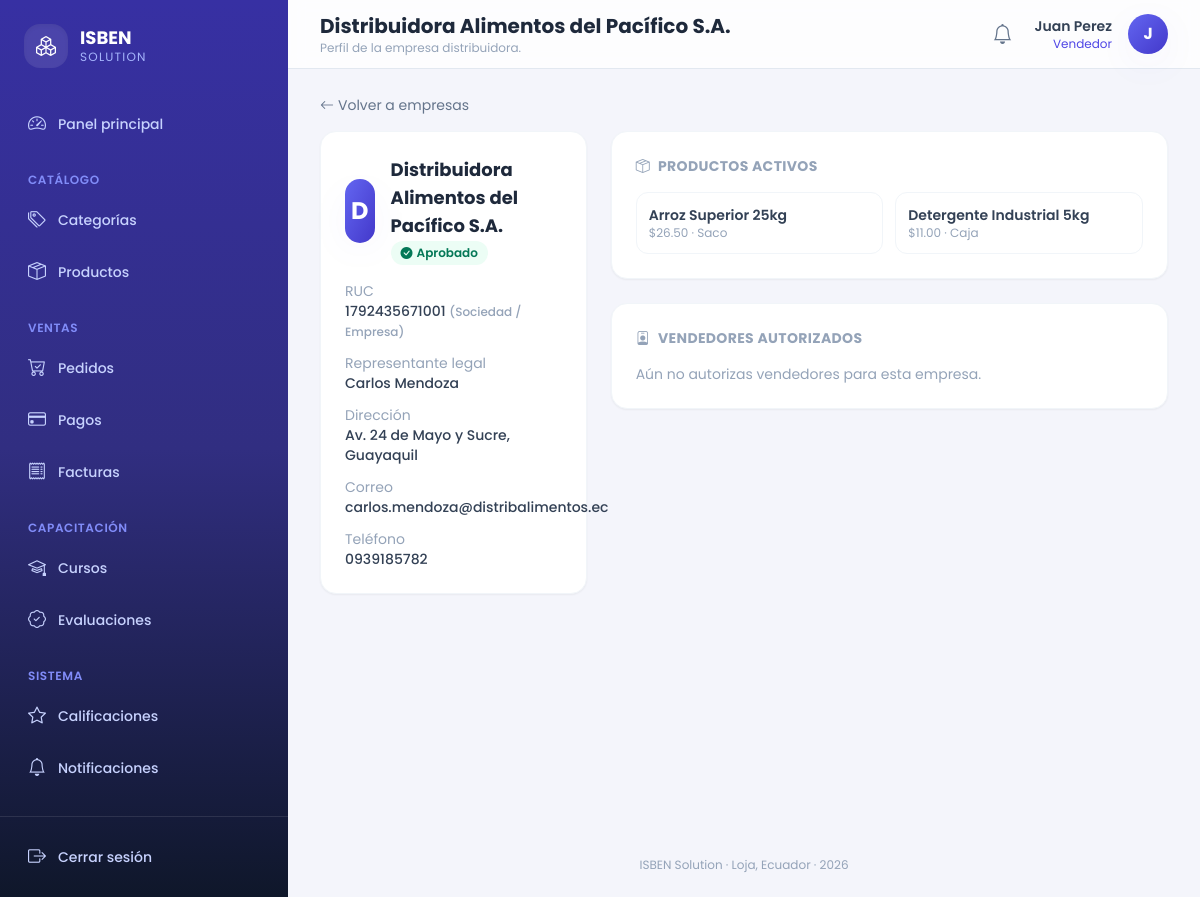
/empresas/1/ (signed in), run on the app's committed database.
### core/models.py (models this page shows, shortened)
class Empresa(models.Model):
    usuario             = models.OneToOneField(Usuario, on_delete=models.CASCADE,
                                               related_name='empresa')
    ruc                 = models.CharField(max_length=13, unique=True)
    razon_social        = models.CharField(max_length=200)
    representante_legal = models.CharField(max_length=200)
    direccion           = models.TextField()
    logo_url            = models.URLField(blank=True)
    estado              = models.CharField(max_length=20, choices=ESTADO_APROBACION,
                                           default='pendiente')
    fecha_verificacion  = models.DateTimeField(null=True, blank=True)
    class Meta:
        verbose_name = 'Empresa'
        verbose_name_plural = 'Empresas'
    def get_tipo_ruc(self):
        if len(self.ruc) < 3:
            return "RUC inválido"
        tercer_digito = int(self.ruc[2])
        if tercer_digito <= 5:
            return "Persona Natural"
        elif tercer_digito == 6:
            return "Entidad Pública"
        elif tercer_digito == 9:
            return "Sociedad / Empresa"
        return "Desconocido"

class Usuario(AbstractUser):
    email    = models.EmailField(unique=True)
    telefono = models.CharField(max_length=20, blank=True)
    rol      = models.CharField(max_length=20, choices=ROL_USUARIO)
    fecha_actualizacion = models.DateTimeField(auto_now=True)
    REQUIRED_FIELDS = ['email', 'rol']
    class Meta:
        verbose_name = 'Usuario'
        verbose_name_plural = 'Usuarios'

class Producto(models.Model):
    nombre        = models.CharField(max_length=200)
    descripcion   = models.TextField(blank=True)
    precio_base   = models.DecimalField(max_digits=12, decimal_places=2)
    precio_venta  = models.DecimalField(max_digits=12, decimal_places=2)
    unidad_medida = models.CharField(max_length=50)
    activo        = models.BooleanField(default=True)
    empresa       = models.ForeignKey(Empresa, on_delete=models.CASCADE,
                                      related_name='productos')
    categoria     = models.ForeignKey(CategoriaProducto, on_delete=models.SET_NULL,
                                      null=True, blank=True, related_name='productos')
    fecha_creacion      = models.DateTimeField(auto_now_add=True)
    fecha_actualizacion = models.DateTimeField(auto_now=True)
    class Meta:
        verbose_name = 'Producto'
        verbose_name_plural = 'Productos'

### core/views.py (the view)
# urls.py: path('empresas/<int:pk>/', views.detalle_empresa, name='detalle_empresa'),
@login_required
def detalle_empresa(request, pk):
    empresa = get_object_or_404(Empresa, pk=pk)
    contexto = {
        'empresa': empresa,
        'productos': empresa.productos.filter(activo=True)[:8],
        'vendedores_autorizados': empresa.vendedores_aprobados.all()[:8],
    }
    return render(request, 'core/empresas/detalle.html', contexto)

### core/context_processors.py (called while the page is built)
def notificaciones(request):
    if request.user.is_authenticated:
        return {
            'notificaciones_no_leidas_global': request.user.notificaciones.filter(leida=False).count(),
        }
    return {}

### core/templates/core/empresas/detalle.html (shortened to what this page needs)
{% extends 'core/master.html' %}
{% block header_title %}{{ empresa.razon_social }}{% endblock %}
{% block header_subtitle %}Perfil de la empresa distribuidora.{% endblock %}
{% block content %}
<a href="{% url 'lista_empresas' %}" class="mb-4 inline-flex items-center gap-1 text-sm text-slate-500 hover:text-brand-600"><i class="bi bi-arrow-left"></i> Volver a empresas</a>
<div class="grid grid-cols-1 gap-6 lg:grid-cols-3">
  <div class="rounded-2xl border border-slate-100 bg-white p-6 shadow-sm lg:col-span-1">
    <div class="mb-4 flex items-center gap-4">
      <div class="grid h-16 w-16 place-items-center rounded-2xl bg-gradient-to-br from-brand-500 to-brand-700 text-2xl font-bold text-white shadow-soft">
        {{ empresa.razon_social|slice:":1" }}
      </div>
      <div>
        <h2 class="text-lg font-bold text-slate-800">{{ empresa.razon_social }}</h2>
        {% include 'core/partials/_badge_estado.html' with estado=empresa.estado %}
      </div>
    </div>
    <dl class="space-y-3 text-sm">
      <div><dt class="text-slate-400">RUC</dt><dd class="font-medium text-slate-700">{{ empresa.ruc }} <span class="text-xs text-slate-400">({{ empresa.get_tipo_ruc }})</span></dd></div>
      <div><dt class="text-slate-400">Representante legal</dt><dd class="font-medium text-slate-700">{{ empresa.representante_legal }}</dd></div>
      <div><dt class="text-slate-400">Dirección</dt><dd class="font-medium text-slate-700">{{ empresa.direccion }}</dd></div>
      <div><dt class="text-slate-400">Correo</dt><dd class="font-medium text-slate-700">{{ empresa.usuario.email }}</dd></div>
      <div><dt class="text-slate-400">Teléfono</dt><dd class="font-medium text-slate-700">{{ empresa.usuario.telefono|default:"—" }}</dd></div>
    </dl>
  </div>
  <div class="space-y-6 lg:col-span-2">
    <div class="rounded-2xl border border-slate-100 bg-white p-6 shadow-sm">
      <h3 class="mb-4 flex items-center gap-2 text-sm font-bold uppercase tracking-wide text-slate-400"><i class="bi bi-box-seam"></i> Productos activos</h3>
      {% if productos %}
      <div class="grid grid-cols-1 gap-3 sm:grid-cols-2">
        {% for producto in productos %}
        <a href="{% url 'detalle_producto' producto.pk %}" class="rounded-xl border border-slate-100 p-3 text-sm transition hover:border-brand-200 hover:bg-brand-50/40">
          <p class="font-semibold text-slate-700">{{ producto.nombre }}</p>
          <p class="text-xs text-slate-400">${{ producto.precio_venta }} · {{ producto.unidad_medida }}</p>
        </a>
        {% endfor %}
      </div>
      {% else %}
      <p class="text-sm text-slate-400">Esta empresa aún no registra productos.</p>
      {% endif %}
    </div>
    <div class="rounded-2xl border border-slate-100 bg-white p-6 shadow-sm">
      <h3 class="mb-4 flex items-center gap-2 text-sm font-bold uppercase tracking-wide text-slate-400"><i class="bi bi-person-badge"></i> Vendedores autorizados</h3>
      {% if vendedores_autorizados %}
      <ul class="divide-y divide-slate-100">
        {% for vendedor in vendedores_autorizados %}
        <li class="flex items-center justify-between py-2 text-sm">
          <a href="{% url 'detalle_vendedor' vendedor.pk %}" class="font-medium text-slate-700 hover:text-brand-600">{{ vendedor.usuario.get_full_name }}</a>
          <span class="text-xs text-slate-400">{{ vendedor.numero_identidad }}</span>
        </li>
        {% endfor %}
      </ul>
      {% else %}
      <p class="text-sm text-slate-400">Aún no autorizas vendedores para esta empresa.</p>
      {% endif %}
    </div>
  </div>
</div>
{% endblock %}

### core/templates/core/master.html (shortened to what this page needs)
{% load static %}
<!DOCTYPE html>
<html lang="es">
<head>
<script src="https://cdn.tailwindcss.com"></script>
<link rel="stylesheet" href="https://cdn.jsdelivr.net/npm/bootstrap-icons@1.11.3/font/bootstrap-icons.min.css">
<link rel="stylesheet" href="{% static 'core/css/estilos.css' %}">
</head>
<body class="font-sans text-slate-700 antialiased" x-data="{ sidebarOpen: false }">
{% if user.is_authenticated %}
<div class="flex min-h-screen">
  <aside
    class="fixed inset-y-0 left-0 z-40 w-72 transform bg-gradient-to-b from-brand-800 via-brand-900 to-slate-900 text-indigo-100 transition-transform duration-300 lg:static lg:translate-x-0"
    :class="sidebarOpen ? 'translate-x-0' : '-translate-x-full'">
    <div class="flex h-full flex-col">
      <div class="flex items-center gap-3 px-6 py-6">
        <div class="flex h-11 w-11 items-center justify-center rounded-2xl bg-white/10 text-xl font-bold text-white shadow-inner">
          <i class="bi bi-boxes"></i>
        </div>
        <div>
          <p class="text-lg font-bold leading-tight text-white">ISBEN</p>
          <p class="text-xs uppercase tracking-widest text-indigo-300">Solution</p>
        </div>
      </div>
      <nav class="mt-2 flex-1 space-y-6 overflow-y-auto px-4 pb-6">
        <div>
          <a href="{% url 'inicio' %}"
             class="group relative flex items-center gap-3 rounded-xl px-3 py-2.5 text-sm font-medium transition {% if request.resolver_match.url_name == 'inicio' %}bg-white/10 text-white shadow-soft{% else %}text-indigo-200 hover:translate-x-0.5 hover:bg-white/5 hover:text-white{% endif %}">
            <i class="bi bi-speedometer2 text-lg"></i> Panel principal
          </a>
        </div>
        <div>
          <p class="px-3 pb-2 text-xs font-semibold uppercase tracking-wider text-indigo-400">Catálogo</p>
          <div class="space-y-1">
            {% include 'core/partials/_nav_link.html' with url_name='lista_categorias' icon='bi-tags' label='Categorías' %}
            {% include 'core/partials/_nav_link.html' with url_name='lista_productos' icon='bi-box-seam' label='Productos' %}
          </div>
        </div>
        <div>
          <p class="px-3 pb-2 text-xs font-semibold uppercase tracking-wider text-indigo-400">Ventas</p>
          <div class="space-y-1">
            {% include 'core/partials/_nav_link.html' with url_name='lista_pedidos' icon='bi-cart-check' label='Pedidos' %}
            {% include 'core/partials/_nav_link.html' with url_name='lista_pagos' icon='bi-credit-card' label='Pagos' %}
            {% include 'core/partials/_nav_link.html' with url_name='lista_facturas' icon='bi-receipt' label='Facturas' %}
          </div>
        </div>
        <div>
          <p class="px-3 pb-2 text-xs font-semibold uppercase tracking-wider text-indigo-400">Capacitación</p>
          <div class="space-y-1">
            {% include 'core/partials/_nav_link.html' with url_name='lista_cursos' icon='bi-mortarboard' label='Cursos' %}
            {% include 'core/partials/_nav_link.html' with url_name='lista_evaluaciones' icon='bi-patch-check' label='Evaluaciones' %}
          </div>
        </div>
        <div>
          <p class="px-3 pb-2 text-xs font-semibold uppercase tracking-wider text-indigo-400">Sistema</p>
          <div class="space-y-1">
            {% include 'core/partials/_nav_link.html' with url_name='lista_calificaciones' icon='bi-star' label='Calificaciones' %}
            {% include 'core/partials/_nav_link.html' with url_name='lista_notificaciones' icon='bi-bell' label='Notificaciones' %}
          </div>
        </div>
      </nav>
      <div class="border-t border-white/10 p-4">
        <form action="{% url 'logout' %}" method="post">
          <button type="submit" class="flex w-full items-center gap-3 rounded-xl px-3 py-2.5 text-sm font-medium text-indigo-200 transition hover:bg-white/5 hover:text-white">
            <i class="bi bi-box-arrow-right text-lg"></i> Cerrar sesión
          </button>
        </form>
      </div>
    </div>
  </aside>
  <div class="flex min-h-screen flex-1 flex-col lg:pl-0">
    <header class="sticky top-0 z-20 flex items-center justify-between gap-4 border-b border-slate-200 bg-white/80 px-4 py-3 backdrop-blur lg:px-8">
      <div class="flex items-center gap-3">
        <div>
          <h1 class="text-lg font-bold text-slate-800 lg:text-xl">{% block header_title %}{% endblock %}</h1>
          <p class="hidden text-xs text-slate-400 sm:block">{% block header_subtitle %}Gestiona tu operación mayorista desde un solo lugar.{% endblock %}</p>
        </div>
      </div>
      <div class="flex items-center gap-3">
        <a href="{% url 'lista_notificaciones' %}" class="relative grid h-10 w-10 place-items-center rounded-xl text-slate-500 transition hover:bg-slate-100 hover:text-brand-600" title="Notificaciones">
          <i class="bi bi-bell text-xl"></i>
        </a>
        <div class="flex items-center gap-4" x-data="{ open: false }">
          <div class="hidden text-right sm:block">
            <p class="text-sm font-semibold text-slate-700">{{ user.get_full_name|default:user.username }}</p>
            <p class="text-xs capitalize text-brand-600">{{ user.get_rol_display }}</p>
          </div>
          <button @click="open = !open" class="grid h-10 w-10 place-items-center rounded-full bg-gradient-to-br from-brand-500 to-brand-700 font-bold text-white shadow-soft transition hover:shadow-lg">
            {{ user.first_name|slice:":1"|upper|default:user.username|slice:":1"|upper }}
          </button>
        </div>
      </div>
    </header>
    <main class="pagina-contenido flex-1 px-4 py-6 lg:px-8">
      {% block content %}{% endblock %}
    </main>
    <footer class="px-4 py-6 text-center text-xs text-slate-400 lg:px-8">
      ISBEN Solution &middot; Loja, Ecuador &middot; {% now "Y" %}
    </footer>
  </div>
</div>
{% else %}
  {% block auth_content %}{% endblock %}
{% endif %}
</body>
</html>

### core/templates/core/partials/_badge_estado.html
{% if estado == 'aprobado' or estado == 'activa' or estado == 'validado' or estado == 'pagada' or estado == 'entregado' or estado == 'confirmado' or estado == 'AUTORIZADO' %}
<span class="inline-flex items-center gap-1 rounded-full bg-emerald-50 px-2.5 py-1 text-xs font-semibold text-emerald-700"><i class="bi bi-check-circle-fill"></i> {{ estado|title }}</span>
{% elif estado == 'pendiente' or estado == 'creado' %}
<span class="inline-flex items-center gap-1 rounded-full bg-amber-50 px-2.5 py-1 text-xs font-semibold text-amber-700"><i class="bi bi-hourglass-split"></i> {{ estado|title }}</span>
{% elif estado == 'rechazado' or estado == 'cancelado' or estado == 'bloqueado' or estado == 'anulada' or estado == 'vencida' %}
<span class="inline-flex items-center gap-1 rounded-full bg-rose-50 px-2.5 py-1 text-xs font-semibold text-rose-700"><i class="bi bi-x-circle-fill"></i> {{ estado|title }}</span>
{% elif estado == 'despachado' %}
<span class="inline-flex items-center gap-1 rounded-full bg-brand-50 px-2.5 py-1 text-xs font-semibold text-brand-700"><i class="bi bi-truck"></i> {{ estado|title }}</span>
{% else %}
<span class="inline-flex items-center gap-1 rounded-full bg-slate-100 px-2.5 py-1 text-xs font-semibold text-slate-600">{{ estado|default:"—"|title }}</span>
{% endif %}

### core/templates/core/master.html (style rules this page uses)
body { background: #f4f5fb; }
main.pagina-contenido { animation: fadeInUp 0.35s ease-out; }
a, button { -webkit-tap-highlight-color: transparent; }

### data on the page
Empresa: razon_social "Distribuidora Alimentos del Pacífico S.A.", razon_social "D", estado "Aprobado", ruc "1792435671001", get_tipo_ruc "Sociedad / Empresa", representante_legal "Carlos Mendoza", direccion "Av. 24 de Mayo y Sucre, Guayaquil", usuario.email "carlos.mendoza@distribalimentos.ec", usuario.telefono "0939185782"
Usuario: get_full_name "Juan Perez", rol "Vendedor", first_name "J"
Producto: nombre "Arroz Superior 25kg", precio_venta "26.50", unidad_medida "Saco"
Producto: nombre "Detergente Industrial 5kg", precio_venta "11.00", unidad_medida "Caja"

### other printed values
{{ label }} "Categorías Productos Pedidos Pagos Facturas Cursos Evaluaciones Calificaciones Notificaciones"
